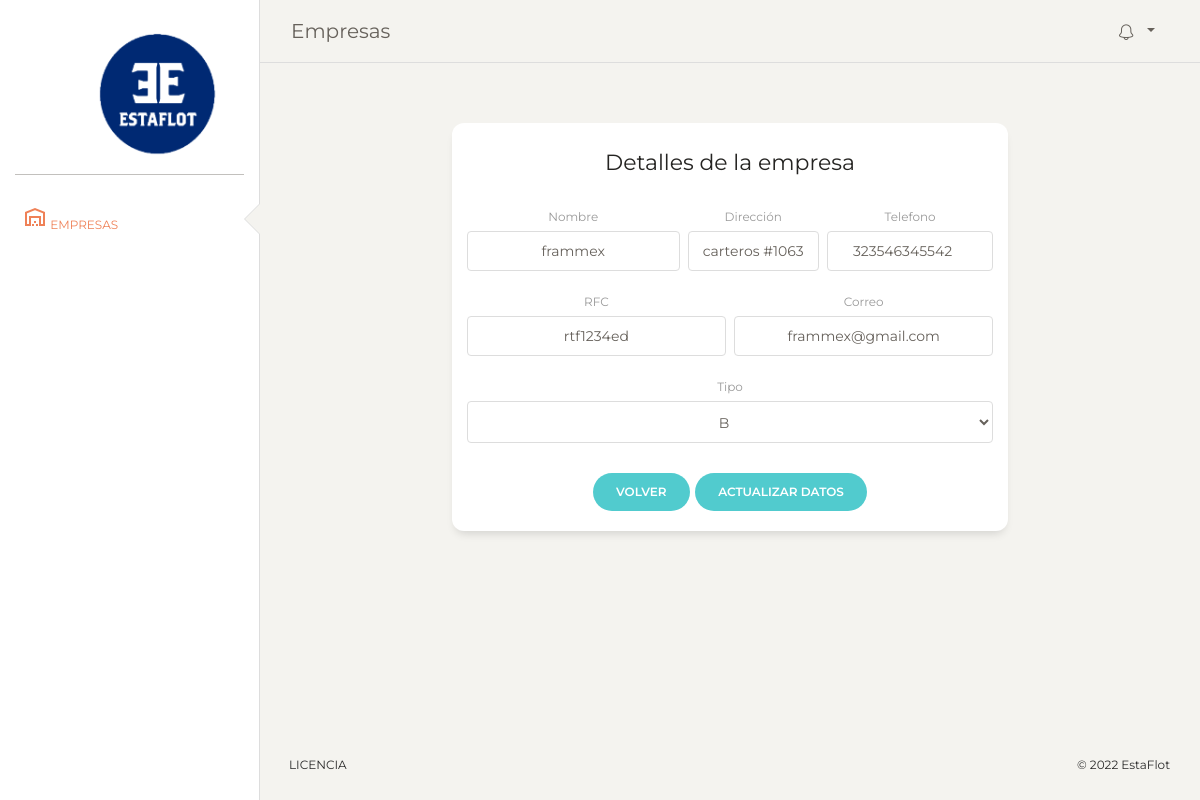
/dashboard/editar.php?id=2, run on the app's committed database.
### tables this page shows
CREATE TABLE `empresa` (
  `id_empresa` int(11) NOT NULL,
  `nombre_em` varchar(255) DEFAULT NULL,
  `direccion` varchar(255) DEFAULT NULL,
  `telefono` varchar(255) DEFAULT NULL,
  `rfc` varchar(255) NOT NULL,
  `password` varchar(255) DEFAULT NULL,
  `correo` varchar(255) DEFAULT NULL,
  `tipo` varchar(255) DEFAULT NULL
);

### dashboard/editar.php (the view, shortened to what this page needs)
<?php
    include("../php/conexion.php");
    $id =  $_GET['id'];
    $sql = "SELECT * FROM empresa WHERE id_empresa='".$id."'";
    $resultado=mysqli_query($conexion,$sql);
    $fila=mysqli_fetch_assoc($resultado);
    $nombre = $fila["nombre_em"];
    $dic = $fila["direccion"];
    $tel = $fila["telefono"];
    $rfc = $fila["rfc"];
    $email = $fila["correo"];
    $tipo = $fila["tipo"];
?>
<!doctype html>
<html lang="en">
<head>
  <link href="https://maxcdn.bootstrapcdn.com/font-awesome/latest/css/font-awesome.min.css" rel="stylesheet">
  <link href="assets/css/bootstrap.min.css" rel="stylesheet" />
  <link href="assets/css/paper-dashboard.css?v=2.0.1" rel="stylesheet" />
  <link href="assets/demo/demo.css" rel="stylesheet" />
</head>
<body class="">
  <div class="wrapper ">
    <div class="sidebar" data-color="white" data-active-color="danger">
      <div class="logo">
        <a href="https://www.creative-tim.com" class="simple-text logo-mini">
        </a>
        <a href="indexdash.php" class="simple-text logo-normal">
          <div class="image-container">
            <img src="../assets/Estaflot.ico"  class="image-container">
          </div>
        </a>
      </div>
      <div class="sidebar-wrapper">
        <ul class="nav">
          <li class="active">
            <a  href="empresas.php">
                <p>
                <span class="material-symbols-outlined">warehouse</span>
                Empresas
                </p>
            </a>
          </li>
        </ul>
      </div>
    </div>
    <div class="main-panel" style="height: 100vh;">
      <nav class="navbar navbar-expand-lg navbar-absolute fixed-top navbar-transparent">
        <div class="container-fluid">
          <div class="navbar-wrapper">
            <a class="navbar-brand" href="javascript:;" >Empresas</a>
          </div>
          <div class="collapse navbar-collapse justify-content-end" id="navigation">
            <ul class="navbar-nav">
              <li class="nav-item btn-rotate dropdown">
                <a class="nav-link dropdown-toggle" href="http://example.com" id="navbarDropdownMenuLink" data-toggle="dropdown" aria-haspopup="true" aria-expanded="false">
                  <i class="nc-icon nc-bell-55"></i>
                </a>
              </li>
            </ul>
          </div>
        </div>
      </nav>
      <div class="content">
        <div class="row">
          <div class="col-md-12">
            <center>
            <div class="col-md-8">
            <div class="card card-user">
              <div class="card-header">
                <h5 class="card-title"> Detalles de la empresa </h5>
              </div>
              <div class="card-body">
                <form action="crud/edite.php" method="PUT">
                <div class="row">
                    <div class="col-md-5 pr-1">
                      <div class="form-group">
                        <label>Nombre </label>
                        <input style="text-align:center;" name="nombre" type="text" class="form-control" value="<?php echo $nombre;?>">
                      </div>
                    </div>
                    <div class="col-md-3 px-1">
                      <div class="form-group">
                        <label>Dirección</label>
                        <input style="text-align:center;" name="direccion" type="text" class="form-control" value="<?php echo $dic;?>">
                      </div>
                    </div>
                    <div class="col-md-4 pl-1">
                      <div class="form-group">
                        <label for="exampleInputEmail1">Telefono</label>
                        <input style="text-align:center;" name="telefono" type="number" class="form-control" value="<?php echo $tel;?>">
                      </div>
                    </div>
                  </div>
                  <div class="row">
                    <div class="col-md-6 pr-1">
                      <div class="form-group">
                        <label>RFC</label>
                        <input style="text-align:center;" name="rfc" type="text" class="form-control" value="<?php echo $rfc;?>">
                      </div>
                    </div>
                    <div class="col-md-6 pl-1">
                      <div class="form-group">
                        <label>Correo</label>
                        <input style="text-align:center;" name="correo" type="text" class="form-control" value="<?php echo $email;?>">
                      </div>
                    </div>
                  </div>
                  <div class="row">
                    <div class="col-md-12">
                      <div class="form-group">
                        <label>Tipo</label>
                          <select style="text-align:center;" name="tipo" class="form-control">
                            <option style="text-align:center;" value="<?php echo $tipo;?>"><?php echo $tipo;?></option>
                          </select>
                      </div>
                    </div>
                  </div>
                  <div class="row">
                    <div class="update ml-auto mr-auto">
                        <a href="empresas.php"><button type="button" class="btn btn-primary btn-round">Volver</button></a>
                        <button  type="submit" class="btn btn-primary btn-round">Actualizar datos</button>
                    </div>
                  </div>
                </form>
              </div>
            </div>
          </div>
            </center>
          </div>
        </div>
      </div>
      <footer class="footer" style="position: absolute; bottom: 0; width: -webkit-fill-available;">
        <div class="container-fluid">
          <div class="row">
            <nav class="footer-nav">
              <ul>
                <li><a href="https://www.creative-tim.com/license" target="_blank">Licencia</a></li>
              </ul>
            </nav>
            <div class="credits ml-auto">
              <span class="copyright">
                © 2022 EstaFlot
              </span>
            </div>
          </div>
        </div>
      </footer>
    </div>
  </div>
</body>
</html>

### data on the page
empresa: nombre "frammex", direccion "carteros #1063", telefono "323546345542", rfc "rtf1234ed", correo "frammex@gmail.com", tipo "B"
